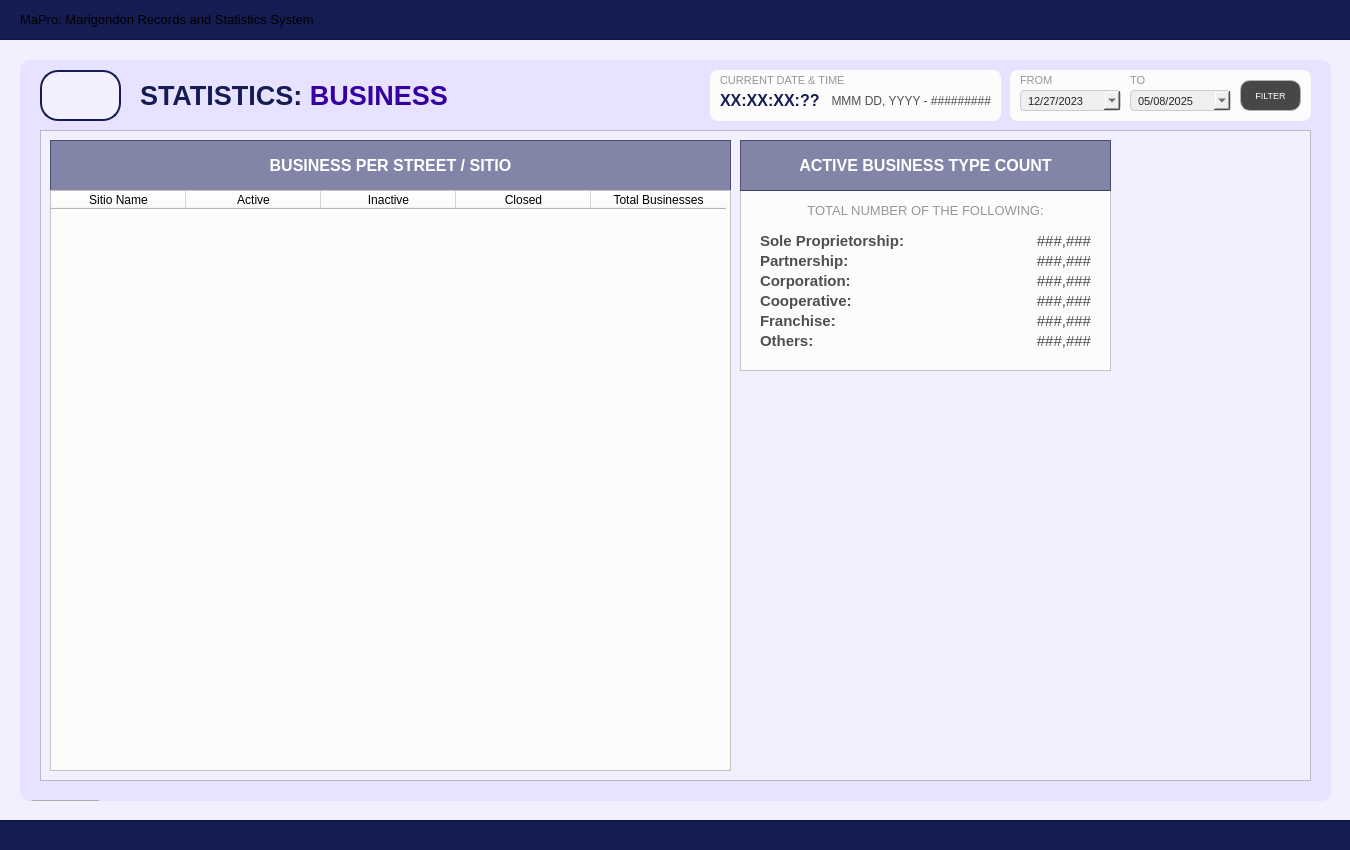
<?xml version="1.0" encoding="UTF-8"?>
<ui version="4.0">
 <class>User_dashboardWidget</class>
 <widget class="QWidget" name="User_dashboardWidget">
  <property name="geometry">
   <rect>
    <x>0</x>
    <y>0</y>
    <width>1350</width>
    <height>850</height>
   </rect>
  </property>
  <property name="sizePolicy">
   <sizepolicy hsizetype="Fixed" vsizetype="Fixed">
    <horstretch>0</horstretch>
    <verstretch>0</verstretch>
   </sizepolicy>
  </property>
  <property name="maximumSize">
   <size>
    <width>1350</width>
    <height>850</height>
   </size>
  </property>
  <property name="windowTitle">
   <string>Form</string>
  </property>
  <property name="styleSheet">
   <string notr="true">#User_dashboardWidget{
	background-color: #f2efff;
}</string>
  </property>
  <widget class="QFrame" name="border_blueLines1">
   <property name="geometry">
    <rect>
     <x>-10</x>
     <y>-1</y>
     <width>1371</width>
     <height>41</height>
    </rect>
   </property>
   <property name="styleSheet">
    <string notr="true">#border_blueLines1{
	background-color: #141c52;
}
</string>
   </property>
   <property name="frameShape">
    <enum>QFrame::Shape::StyledPanel</enum>
   </property>
   <property name="frameShadow">
    <enum>QFrame::Shadow::Raised</enum>
   </property>
   <widget class="QLabel" name="app_title">
    <property name="geometry">
     <rect>
      <x>30</x>
      <y>0</y>
      <width>1301</width>
      <height>41</height>
     </rect>
    </property>
    <property name="font">
     <font>
      <family>Arial</family>
      <pointsize>10</pointsize>
      <bold>false</bold>
     </font>
    </property>
    <property name="styleSheet">
     <string notr="true">#app_title {
	background-color: transparent;
	color: #white;
}
</string>
    </property>
    <property name="text">
     <string>MaPro: Marigondon Records and Statistics System</string>
    </property>
    <property name="alignment">
     <set>Qt::AlignmentFlag::AlignLeading|Qt::AlignmentFlag::AlignLeft|Qt::AlignmentFlag::AlignVCenter</set>
    </property>
   </widget>
  </widget>
  <widget class="QFrame" name="border_blueLines2">
   <property name="geometry">
    <rect>
     <x>-10</x>
     <y>820</y>
     <width>1381</width>
     <height>31</height>
    </rect>
   </property>
   <property name="styleSheet">
    <string notr="true">#border_blueLines2{
	background-color: #141c52;
}
</string>
   </property>
   <property name="frameShape">
    <enum>QFrame::Shape::StyledPanel</enum>
   </property>
   <property name="frameShadow">
    <enum>QFrame::Shadow::Raised</enum>
   </property>
  </widget>
  <widget class="QFrame" name="baseBodyFrame">
   <property name="geometry">
    <rect>
     <x>20</x>
     <y>60</y>
     <width>1311</width>
     <height>741</height>
    </rect>
   </property>
   <property name="styleSheet">
    <string notr="true">#baseBodyFrame {
	background-color: #e7e2ff;
	border: none;
	border-radius: 10px;
}</string>
   </property>
   <property name="frameShape">
    <enum>QFrame::Shape::StyledPanel</enum>
   </property>
   <property name="frameShadow">
    <enum>QFrame::Shadow::Raised</enum>
   </property>
   <widget class="QPushButton" name="logout_buttonLogout_3">
    <property name="geometry">
     <rect>
      <x>10</x>
      <y>740</y>
      <width>71</width>
      <height>31</height>
     </rect>
    </property>
    <property name="font">
     <font>
      <family>Arial</family>
      <pointsize>8</pointsize>
      <bold>true</bold>
     </font>
    </property>
    <property name="cursor">
     <cursorShape>PointingHandCursor</cursorShape>
    </property>
    <property name="styleSheet">
     <string notr="true">#logout_buttonLogout {
    background-color: #bc1c1c;
    color: white;
    border-radius: 5px;
    padding: 10px; /* Optional: Adjusts spacing inside the button */
}
#logout_buttonLogout:hover {
    background-color: #d82020; /* Slightly lighter blue when hovered */
}
#logout_buttonLogout:pressed {
    background-color: #8c1515; /* Darker blue when clicked */
}</string>
    </property>
    <property name="text">
     <string>LOGOUT</string>
    </property>
   </widget>
   <widget class="QLabel" name="title_bodyStatistics">
    <property name="geometry">
     <rect>
      <x>120</x>
      <y>20</y>
      <width>471</width>
      <height>31</height>
     </rect>
    </property>
    <property name="font">
     <font>
      <family>Arial</family>
      <pointsize>20</pointsize>
      <bold>true</bold>
     </font>
    </property>
    <property name="styleSheet">
     <string notr="true">#title_bodyStatistics {
	background-color: transparent;
	color: #141c52;
}
</string>
    </property>
    <property name="text">
     <string>&lt;html&gt;&lt;head/&gt;&lt;body&gt;&lt;p&gt;STATISTICS: &lt;span style=&quot; color:#3600a1;&quot;&gt;BUSINESS&lt;/span&gt;&lt;/p&gt;&lt;/body&gt;&lt;/html&gt;</string>
    </property>
   </widget>
   <widget class="QFrame" name="statistics_frameBody">
    <property name="geometry">
     <rect>
      <x>20</x>
      <y>70</y>
      <width>1271</width>
      <height>651</height>
     </rect>
    </property>
    <property name="styleSheet">
     <string notr="true">#statistics_frameBody{
	background-color: #f2efff;
}</string>
    </property>
    <property name="frameShape">
     <enum>QFrame::Shape::StyledPanel</enum>
    </property>
    <property name="frameShadow">
     <enum>QFrame::Shadow::Raised</enum>
    </property>
    <widget class="QFrame" name="demo_frameOthers">
     <property name="geometry">
      <rect>
       <x>700</x>
       <y>60</y>
       <width>371</width>
       <height>181</height>
      </rect>
     </property>
     <property name="styleSheet">
      <string notr="true">#demo_frameOthers{
	background-color: #fcfcfc;
}</string>
     </property>
     <property name="frameShape">
      <enum>QFrame::Shape::StyledPanel</enum>
     </property>
     <property name="frameShadow">
      <enum>QFrame::Shadow::Raised</enum>
     </property>
     <widget class="QLabel" name="total_Partnership">
      <property name="geometry">
       <rect>
        <x>190</x>
        <y>60</y>
        <width>161</width>
        <height>21</height>
       </rect>
      </property>
      <property name="font">
       <font>
        <family>Arial</family>
        <pointsize>11</pointsize>
        <bold>false</bold>
       </font>
      </property>
      <property name="styleSheet">
       <string notr="true">#total_Partnership {
	background-color: transparent;
	color: #4f4f4f;
}
</string>
      </property>
      <property name="text">
       <string>###,###</string>
      </property>
      <property name="alignment">
       <set>Qt::AlignmentFlag::AlignRight|Qt::AlignmentFlag::AlignTrailing|Qt::AlignmentFlag::AlignVCenter</set>
      </property>
     </widget>
     <widget class="QLabel" name="label_Corp">
      <property name="geometry">
       <rect>
        <x>20</x>
        <y>80</y>
        <width>231</width>
        <height>21</height>
       </rect>
      </property>
      <property name="font">
       <font>
        <family>Arial</family>
        <pointsize>11</pointsize>
        <bold>true</bold>
       </font>
      </property>
      <property name="styleSheet">
       <string notr="true">#label_Corp {
	background-color: transparent;
	color: #4f4f4f;
}
</string>
      </property>
      <property name="text">
       <string>Corporation:</string>
      </property>
      <property name="alignment">
       <set>Qt::AlignmentFlag::AlignLeading|Qt::AlignmentFlag::AlignLeft|Qt::AlignmentFlag::AlignVCenter</set>
      </property>
     </widget>
     <widget class="QLabel" name="total_Sole">
      <property name="geometry">
       <rect>
        <x>190</x>
        <y>40</y>
        <width>161</width>
        <height>21</height>
       </rect>
      </property>
      <property name="font">
       <font>
        <family>Arial</family>
        <pointsize>11</pointsize>
        <bold>false</bold>
       </font>
      </property>
      <property name="styleSheet">
       <string notr="true">#total_Sole {
	background-color: transparent;
	color: #4f4f4f;
}
</string>
      </property>
      <property name="text">
       <string>###,###</string>
      </property>
      <property name="alignment">
       <set>Qt::AlignmentFlag::AlignRight|Qt::AlignmentFlag::AlignTrailing|Qt::AlignmentFlag::AlignVCenter</set>
      </property>
     </widget>
     <widget class="QLabel" name="label_Sole">
      <property name="geometry">
       <rect>
        <x>20</x>
        <y>40</y>
        <width>231</width>
        <height>21</height>
       </rect>
      </property>
      <property name="font">
       <font>
        <family>Arial</family>
        <pointsize>11</pointsize>
        <bold>true</bold>
       </font>
      </property>
      <property name="styleSheet">
       <string notr="true">#label_Sole {
	background-color: transparent;
	color: #4f4f4f;
}
</string>
      </property>
      <property name="text">
       <string>Sole Proprietorship:</string>
      </property>
      <property name="alignment">
       <set>Qt::AlignmentFlag::AlignLeading|Qt::AlignmentFlag::AlignLeft|Qt::AlignmentFlag::AlignVCenter</set>
      </property>
     </widget>
     <widget class="QLabel" name="label_Partnership">
      <property name="geometry">
       <rect>
        <x>20</x>
        <y>60</y>
        <width>231</width>
        <height>21</height>
       </rect>
      </property>
      <property name="font">
       <font>
        <family>Arial</family>
        <pointsize>11</pointsize>
        <bold>true</bold>
       </font>
      </property>
      <property name="styleSheet">
       <string notr="true">#label_Partnership {
	background-color: transparent;
	color: #4f4f4f;
}
</string>
      </property>
      <property name="text">
       <string>Partnership:</string>
      </property>
      <property name="alignment">
       <set>Qt::AlignmentFlag::AlignLeading|Qt::AlignmentFlag::AlignLeft|Qt::AlignmentFlag::AlignVCenter</set>
      </property>
     </widget>
     <widget class="QLabel" name="total_Corp">
      <property name="geometry">
       <rect>
        <x>190</x>
        <y>80</y>
        <width>161</width>
        <height>21</height>
       </rect>
      </property>
      <property name="font">
       <font>
        <family>Arial</family>
        <pointsize>11</pointsize>
        <bold>false</bold>
       </font>
      </property>
      <property name="styleSheet">
       <string notr="true">#total_Corp {
	background-color: transparent;
	color: #4f4f4f;
}
</string>
      </property>
      <property name="text">
       <string>###,###</string>
      </property>
      <property name="alignment">
       <set>Qt::AlignmentFlag::AlignRight|Qt::AlignmentFlag::AlignTrailing|Qt::AlignmentFlag::AlignVCenter</set>
      </property>
     </widget>
     <widget class="QLabel" name="label_desc_edlev_2">
      <property name="geometry">
       <rect>
        <x>0</x>
        <y>10</y>
        <width>371</width>
        <height>20</height>
       </rect>
      </property>
      <property name="font">
       <font>
        <family>Arial</family>
        <pointsize>10</pointsize>
       </font>
      </property>
      <property name="styleSheet">
       <string notr="true">#label_desc_edlev_2{
	color: #969696;
}</string>
      </property>
      <property name="text">
       <string>TOTAL NUMBER OF THE FOLLOWING:</string>
      </property>
      <property name="alignment">
       <set>Qt::AlignmentFlag::AlignCenter</set>
      </property>
     </widget>
     <widget class="QLabel" name="label_Coop">
      <property name="geometry">
       <rect>
        <x>20</x>
        <y>100</y>
        <width>231</width>
        <height>21</height>
       </rect>
      </property>
      <property name="font">
       <font>
        <family>Arial</family>
        <pointsize>11</pointsize>
        <bold>true</bold>
       </font>
      </property>
      <property name="styleSheet">
       <string notr="true">#label_Coop {
	background-color: transparent;
	color: #4f4f4f;
}
</string>
      </property>
      <property name="text">
       <string>Cooperative:</string>
      </property>
      <property name="alignment">
       <set>Qt::AlignmentFlag::AlignLeading|Qt::AlignmentFlag::AlignLeft|Qt::AlignmentFlag::AlignVCenter</set>
      </property>
     </widget>
     <widget class="QLabel" name="total_Coop">
      <property name="geometry">
       <rect>
        <x>190</x>
        <y>100</y>
        <width>161</width>
        <height>21</height>
       </rect>
      </property>
      <property name="font">
       <font>
        <family>Arial</family>
        <pointsize>11</pointsize>
        <bold>false</bold>
       </font>
      </property>
      <property name="styleSheet">
       <string notr="true">#total_Coop {
	background-color: transparent;
	color: #4f4f4f;
}
</string>
      </property>
      <property name="text">
       <string>###,###</string>
      </property>
      <property name="alignment">
       <set>Qt::AlignmentFlag::AlignRight|Qt::AlignmentFlag::AlignTrailing|Qt::AlignmentFlag::AlignVCenter</set>
      </property>
     </widget>
     <widget class="QLabel" name="label_Others">
      <property name="geometry">
       <rect>
        <x>20</x>
        <y>140</y>
        <width>231</width>
        <height>21</height>
       </rect>
      </property>
      <property name="font">
       <font>
        <family>Arial</family>
        <pointsize>11</pointsize>
        <bold>true</bold>
       </font>
      </property>
      <property name="styleSheet">
       <string notr="true">#label_Others {
	background-color: transparent;
	color: #4f4f4f;
}
</string>
      </property>
      <property name="text">
       <string>Others:</string>
      </property>
      <property name="alignment">
       <set>Qt::AlignmentFlag::AlignLeading|Qt::AlignmentFlag::AlignLeft|Qt::AlignmentFlag::AlignVCenter</set>
      </property>
     </widget>
     <widget class="QLabel" name="label_Franchise">
      <property name="geometry">
       <rect>
        <x>20</x>
        <y>120</y>
        <width>231</width>
        <height>21</height>
       </rect>
      </property>
      <property name="font">
       <font>
        <family>Arial</family>
        <pointsize>11</pointsize>
        <bold>true</bold>
       </font>
      </property>
      <property name="styleSheet">
       <string notr="true">#label_Franchise {
	background-color: transparent;
	color: #4f4f4f;
}
</string>
      </property>
      <property name="text">
       <string>Franchise:</string>
      </property>
      <property name="alignment">
       <set>Qt::AlignmentFlag::AlignLeading|Qt::AlignmentFlag::AlignLeft|Qt::AlignmentFlag::AlignVCenter</set>
      </property>
     </widget>
     <widget class="QLabel" name="total_Franchise">
      <property name="geometry">
       <rect>
        <x>190</x>
        <y>120</y>
        <width>161</width>
        <height>21</height>
       </rect>
      </property>
      <property name="font">
       <font>
        <family>Arial</family>
        <pointsize>11</pointsize>
        <bold>false</bold>
       </font>
      </property>
      <property name="styleSheet">
       <string notr="true">#total_Franchise {
	background-color: transparent;
	color: #4f4f4f;
}
</string>
      </property>
      <property name="text">
       <string>###,###</string>
      </property>
      <property name="alignment">
       <set>Qt::AlignmentFlag::AlignRight|Qt::AlignmentFlag::AlignTrailing|Qt::AlignmentFlag::AlignVCenter</set>
      </property>
     </widget>
     <widget class="QLabel" name="total_Others">
      <property name="geometry">
       <rect>
        <x>190</x>
        <y>140</y>
        <width>161</width>
        <height>21</height>
       </rect>
      </property>
      <property name="font">
       <font>
        <family>Arial</family>
        <pointsize>11</pointsize>
        <bold>false</bold>
       </font>
      </property>
      <property name="styleSheet">
       <string notr="true">#total_Others {
	background-color: transparent;
	color: #4f4f4f;
}
</string>
      </property>
      <property name="text">
       <string>###,###</string>
      </property>
      <property name="alignment">
       <set>Qt::AlignmentFlag::AlignRight|Qt::AlignmentFlag::AlignTrailing|Qt::AlignmentFlag::AlignVCenter</set>
      </property>
     </widget>
    </widget>
    <widget class="QFrame" name="table_titleFrameStatistics3_2">
     <property name="geometry">
      <rect>
       <x>700</x>
       <y>10</y>
       <width>371</width>
       <height>51</height>
      </rect>
     </property>
     <property name="styleSheet">
      <string notr="true">#table_titleFrameStatistics3_2{
	background-color: rgba(20, 28, 82, 128)
}
</string>
     </property>
     <property name="frameShape">
      <enum>QFrame::Shape::StyledPanel</enum>
     </property>
     <property name="frameShadow">
      <enum>QFrame::Shadow::Raised</enum>
     </property>
     <widget class="QLabel" name="statistics_labelNote_5">
      <property name="geometry">
       <rect>
        <x>0</x>
        <y>0</y>
        <width>371</width>
        <height>51</height>
       </rect>
      </property>
      <property name="font">
       <font>
        <family>Arial</family>
        <pointsize>12</pointsize>
        <bold>true</bold>
       </font>
      </property>
      <property name="styleSheet">
       <string notr="true">#statistics_labelNote_5 {
	background-color: transparent;
	color: #FFFFFF;
}
</string>
      </property>
      <property name="text">
       <string>ACTIVE BUSINESS TYPE COUNT</string>
      </property>
      <property name="alignment">
       <set>Qt::AlignmentFlag::AlignCenter</set>
      </property>
     </widget>
    </widget>
    <widget class="QFrame" name="table_titleFrameStatistics">
     <property name="geometry">
      <rect>
       <x>10</x>
       <y>10</y>
       <width>681</width>
       <height>51</height>
      </rect>
     </property>
     <property name="styleSheet">
      <string notr="true">#table_titleFrameStatistics{
	background-color: rgba(20, 28, 82, 128)
}
</string>
     </property>
     <property name="frameShape">
      <enum>QFrame::Shape::StyledPanel</enum>
     </property>
     <property name="frameShadow">
      <enum>QFrame::Shadow::Raised</enum>
     </property>
     <widget class="QLabel" name="statistics_labelNote">
      <property name="geometry">
       <rect>
        <x>0</x>
        <y>0</y>
        <width>681</width>
        <height>51</height>
       </rect>
      </property>
      <property name="font">
       <font>
        <family>Arial</family>
        <pointsize>12</pointsize>
        <bold>true</bold>
       </font>
      </property>
      <property name="styleSheet">
       <string notr="true">#statistics_labelNote {
	background-color: transparent;
	color: #FFFFFF;
}
</string>
      </property>
      <property name="text">
       <string>BUSINESS PER STREET / SITIO</string>
      </property>
      <property name="alignment">
       <set>Qt::AlignmentFlag::AlignCenter</set>
      </property>
     </widget>
    </widget>
    <widget class="QTableWidget" name="business_table_stat_per_street">
     <property name="geometry">
      <rect>
       <x>10</x>
       <y>60</y>
       <width>681</width>
       <height>581</height>
      </rect>
     </property>
     <property name="focusPolicy">
      <enum>Qt::FocusPolicy::NoFocus</enum>
     </property>
     <property name="styleSheet">
      <string notr="true">
	background-color: #fcfcfc;
color: 4f4f4f</string>
     </property>
     <property name="editTriggers">
      <set>QAbstractItemView::EditTrigger::NoEditTriggers</set>
     </property>
     <attribute name="horizontalHeaderDefaultSectionSize">
      <number>135</number>
     </attribute>
     <attribute name="verticalHeaderVisible">
      <bool>false</bool>
     </attribute>
     <column>
      <property name="text">
       <string>Sitio Name</string>
      </property>
      <property name="font">
       <font>
        <family>Arial</family>
       </font>
      </property>
      <property name="background">
       <color>
        <red>59</red>
        <green>57</green>
        <blue>100</blue>
       </color>
      </property>
     </column>
     <column>
      <property name="text">
       <string>Active</string>
      </property>
      <property name="font">
       <font>
        <family>Arial</family>
       </font>
      </property>
      <property name="background">
       <color>
        <red>59</red>
        <green>57</green>
        <blue>100</blue>
       </color>
      </property>
     </column>
     <column>
      <property name="text">
       <string>Inactive</string>
      </property>
      <property name="font">
       <font>
        <family>Arial</family>
       </font>
      </property>
      <property name="background">
       <color>
        <red>59</red>
        <green>57</green>
        <blue>100</blue>
       </color>
      </property>
     </column>
     <column>
      <property name="text">
       <string>Closed</string>
      </property>
      <property name="font">
       <font>
        <family>Arial</family>
       </font>
      </property>
      <property name="background">
       <color>
        <red>59</red>
        <green>57</green>
        <blue>100</blue>
       </color>
      </property>
     </column>
     <column>
      <property name="text">
       <string>Total Businesses</string>
      </property>
      <property name="font">
       <font>
        <family>Arial</family>
       </font>
      </property>
      <property name="background">
       <color>
        <red>59</red>
        <green>57</green>
        <blue>100</blue>
       </color>
      </property>
     </column>
    </widget>
   </widget>
   <widget class="QToolButton" name="btn_returnToStatisticsPage">
    <property name="geometry">
     <rect>
      <x>20</x>
      <y>10</y>
      <width>81</width>
      <height>51</height>
     </rect>
    </property>
    <property name="styleSheet">
     <string notr="true">#btn_returnToStatisticsPage {
    background-color: #f2efff;
    color: #141c52;
	border: 2px solid #141c52; 
	border-radius: 18px;
	text-align: left;
    padding: 10px; /* Optional: Adjusts spacing inside the button */
}
#btn_returnToStatisticsPage:hover {
    background-color: #fdfdff; /* Slightly lighter blue when hovered */
}
#btn_returnToStatisticsPage:pressed {
    background-color: #e7e5f4; /* Darker blue when clicked */
}

</string>
    </property>
    <property name="text">
     <string/>
    </property>
    <property name="icon">
     <iconset>
      <normaloff>../../../Assets/FuncIcons/img_return.png</normaloff>../../../Assets/FuncIcons/img_return.png</iconset>
    </property>
    <property name="iconSize">
     <size>
      <width>25</width>
      <height>25</height>
     </size>
    </property>
   </widget>
   <widget class="QFrame" name="demo_frameOthers_3">
    <property name="geometry">
     <rect>
      <x>990</x>
      <y>10</y>
      <width>301</width>
      <height>51</height>
     </rect>
    </property>
    <property name="styleSheet">
     <string notr="true">#demo_frameOthers_3 {
  background-color: #fcfcfc;
  border-radius: 8px; /* Adjust the pixel value to control the roundness */
}</string>
    </property>
    <property name="frameShape">
     <enum>QFrame::Shape::StyledPanel</enum>
    </property>
    <property name="frameShadow">
     <enum>QFrame::Shadow::Raised</enum>
    </property>
    <widget class="QLabel" name="label_total_indppl_2">
     <property name="geometry">
      <rect>
       <x>20</x>
       <y>100</y>
       <width>231</width>
       <height>21</height>
      </rect>
     </property>
     <property name="font">
      <font>
       <family>Arial</family>
       <pointsize>11</pointsize>
       <bold>true</bold>
      </font>
     </property>
     <property name="styleSheet">
      <string notr="true">#label_total_indppl {
	background-color: transparent;
	color: #4f4f4f;
}
</string>
     </property>
     <property name="text">
      <string/>
     </property>
     <property name="alignment">
      <set>Qt::AlignmentFlag::AlignLeading|Qt::AlignmentFlag::AlignLeft|Qt::AlignmentFlag::AlignVCenter</set>
     </property>
    </widget>
    <widget class="QPushButton" name="filter_stat_date_button">
     <property name="geometry">
      <rect>
       <x>230</x>
       <y>10</y>
       <width>61</width>
       <height>31</height>
      </rect>
     </property>
     <property name="font">
      <font>
       <family>Arial</family>
       <pointsize>7</pointsize>
      </font>
     </property>
     <property name="cursor">
      <cursorShape>PointingHandCursor</cursorShape>
     </property>
     <property name="focusPolicy">
      <enum>Qt::FocusPolicy::NoFocus</enum>
     </property>
     <property name="styleSheet">
      <string notr="true">#filter_stat_date_button {

background-color: #474747;

color: white;

border: 1px solid #b5b5b5;

border-radius: 10px;

padding: 10px;

}



#filter_stat_date_button:hover {

background-color: #636363;

color: white;

}



#filter_stat_date_button:pressed {

background-color: #bfbfbf;

color: white;

}</string>
     </property>
     <property name="text">
      <string>FILTER</string>
     </property>
     <property name="icon">
      <iconset>
       <normaloff>../../../Assets/FuncIcons/icon_filter.svg</normaloff>../../../Assets/FuncIcons/icon_filter.svg</iconset>
     </property>
     <property name="iconSize">
      <size>
       <width>18</width>
       <height>18</height>
      </size>
     </property>
    </widget>
    <widget class="QDateEdit" name="filter_date_min">
     <property name="geometry">
      <rect>
       <x>10</x>
       <y>20</y>
       <width>101</width>
       <height>21</height>
      </rect>
     </property>
     <property name="font">
      <font>
       <family>Arial</family>
       <pointsize>8</pointsize>
      </font>
     </property>
     <property name="styleSheet">
      <string notr="true">#filter_date_min {
    background-color: rgb(239, 239, 239);
    color: #242424;
    border: 1px solid #ccc;
    padding: 5px;
    border-radius: 4px;
    font-size: 0.8em; /* Example: 80% of the parent's font size */
}</string>
     </property>
     <property name="dateTime">
      <datetime>
       <hour>0</hour>
       <minute>0</minute>
       <second>0</second>
       <year>2023</year>
       <month>12</month>
       <day>27</day>
      </datetime>
     </property>
     <property name="displayFormat">
      <string>MM/dd/yyyy</string>
     </property>
     <property name="calendarPopup">
      <bool>true</bool>
     </property>
     <property name="currentSectionIndex">
      <number>0</number>
     </property>
     <property name="timeSpec">
      <enum>Qt::TimeSpec::UTC</enum>
     </property>
    </widget>
    <widget class="QDateEdit" name="filter_date_max">
     <property name="geometry">
      <rect>
       <x>120</x>
       <y>20</y>
       <width>101</width>
       <height>21</height>
      </rect>
     </property>
     <property name="font">
      <font>
       <family>Arial</family>
       <pointsize>8</pointsize>
      </font>
     </property>
     <property name="styleSheet">
      <string notr="true">#filter_date_max {
    background-color: rgb(239, 239, 239);
    color: #242424;
    border: 1px solid #ccc;
    padding: 5px;
    border-radius: 4px;
    font-size: 0.8em; /* Example: 80% of the parent's font size */
}</string>
     </property>
     <property name="dateTime">
      <datetime>
       <hour>0</hour>
       <minute>0</minute>
       <second>0</second>
       <year>2025</year>
       <month>5</month>
       <day>8</day>
      </datetime>
     </property>
     <property name="displayFormat">
      <string>MM/dd/yyyy</string>
     </property>
     <property name="calendarPopup">
      <bool>true</bool>
     </property>
     <property name="currentSectionIndex">
      <number>0</number>
     </property>
     <property name="timeSpec">
      <enum>Qt::TimeSpec::UTC</enum>
     </property>
    </widget>
    <widget class="QLabel" name="label_from">
     <property name="geometry">
      <rect>
       <x>10</x>
       <y>1</y>
       <width>101</width>
       <height>20</height>
      </rect>
     </property>
     <property name="font">
      <font>
       <family>Arial</family>
       <pointsize>8</pointsize>
      </font>
     </property>
     <property name="styleSheet">
      <string notr="true">#label_from{
	color: #969696;
}</string>
     </property>
     <property name="text">
      <string>&lt;html&gt;&lt;head/&gt;&lt;body&gt;&lt;p&gt;FROM&lt;/p&gt;&lt;/body&gt;&lt;/html&gt;</string>
     </property>
     <property name="alignment">
      <set>Qt::AlignmentFlag::AlignLeading|Qt::AlignmentFlag::AlignLeft|Qt::AlignmentFlag::AlignVCenter</set>
     </property>
    </widget>
    <widget class="QLabel" name="label_to">
     <property name="geometry">
      <rect>
       <x>120</x>
       <y>1</y>
       <width>101</width>
       <height>20</height>
      </rect>
     </property>
     <property name="font">
      <font>
       <family>Arial</family>
       <pointsize>8</pointsize>
      </font>
     </property>
     <property name="styleSheet">
      <string notr="true">#label_to{
	color: #969696;
}</string>
     </property>
     <property name="text">
      <string>&lt;html&gt;&lt;head/&gt;&lt;body&gt;&lt;p&gt;TO&lt;/p&gt;&lt;/body&gt;&lt;/html&gt;</string>
     </property>
     <property name="alignment">
      <set>Qt::AlignmentFlag::AlignLeading|Qt::AlignmentFlag::AlignLeft|Qt::AlignmentFlag::AlignVCenter</set>
     </property>
    </widget>
   </widget>
   <widget class="QFrame" name="demo_frameDateTime">
    <property name="geometry">
     <rect>
      <x>690</x>
      <y>10</y>
      <width>291</width>
      <height>51</height>
     </rect>
    </property>
    <property name="styleSheet">
     <string notr="true">#demo_frameDateTime {
  background-color: #fcfcfc;
  border-radius: 8px; /* Adjust the pixel value to control the roundness */
}</string>
    </property>
    <property name="frameShape">
     <enum>QFrame::Shape::StyledPanel</enum>
    </property>
    <property name="frameShadow">
     <enum>QFrame::Shadow::Raised</enum>
    </property>
    <widget class="QLabel" name="label_total_indppl_3">
     <property name="geometry">
      <rect>
       <x>20</x>
       <y>100</y>
       <width>231</width>
       <height>21</height>
      </rect>
     </property>
     <property name="font">
      <font>
       <family>Arial</family>
       <pointsize>11</pointsize>
       <bold>true</bold>
      </font>
     </property>
     <property name="styleSheet">
      <string notr="true">#label_total_indppl {
	background-color: transparent;
	color: #4f4f4f;
}
</string>
     </property>
     <property name="text">
      <string/>
     </property>
     <property name="alignment">
      <set>Qt::AlignmentFlag::AlignLeading|Qt::AlignmentFlag::AlignLeft|Qt::AlignmentFlag::AlignVCenter</set>
     </property>
    </widget>
    <widget class="QLabel" name="label_datetime">
     <property name="geometry">
      <rect>
       <x>10</x>
       <y>1</y>
       <width>161</width>
       <height>20</height>
      </rect>
     </property>
     <property name="font">
      <font>
       <family>Arial</family>
       <pointsize>8</pointsize>
      </font>
     </property>
     <property name="styleSheet">
      <string notr="true">#label_datetime{
	color: #969696;
}</string>
     </property>
     <property name="text">
      <string>&lt;html&gt;&lt;head/&gt;&lt;body&gt;&lt;p&gt;CURRENT DATE &amp;amp; TIME&lt;/p&gt;&lt;/body&gt;&lt;/html&gt;</string>
     </property>
     <property name="alignment">
      <set>Qt::AlignmentFlag::AlignLeading|Qt::AlignmentFlag::AlignLeft|Qt::AlignmentFlag::AlignVCenter</set>
     </property>
    </widget>
    <widget class="QLabel" name="text_time">
     <property name="geometry">
      <rect>
       <x>10</x>
       <y>20</y>
       <width>111</width>
       <height>21</height>
      </rect>
     </property>
     <property name="font">
      <font>
       <family>Arial</family>
       <pointsize>12</pointsize>
       <bold>true</bold>
      </font>
     </property>
     <property name="styleSheet">
      <string notr="true">#text_time {
	background-color: transparent;
	color: #141c52;
}
</string>
     </property>
     <property name="text">
      <string>XX:XX:XX:??</string>
     </property>
     <property name="alignment">
      <set>Qt::AlignmentFlag::AlignLeading|Qt::AlignmentFlag::AlignLeft|Qt::AlignmentFlag::AlignVCenter</set>
     </property>
    </widget>
    <widget class="QLabel" name="text_date">
     <property name="geometry">
      <rect>
       <x>120</x>
       <y>20</y>
       <width>161</width>
       <height>21</height>
      </rect>
     </property>
     <property name="font">
      <font>
       <family>Arial</family>
       <pointsize>9</pointsize>
       <bold>false</bold>
      </font>
     </property>
     <property name="styleSheet">
      <string notr="true">#text_date {
	background-color: transparent;
	color: #4f4f4f;
}
</string>
     </property>
     <property name="text">
      <string>MMM DD, YYYY - #########</string>
     </property>
     <property name="alignment">
      <set>Qt::AlignmentFlag::AlignRight|Qt::AlignmentFlag::AlignTrailing|Qt::AlignmentFlag::AlignVCenter</set>
     </property>
    </widget>
   </widget>
  </widget>
 </widget>
 <resources/>
 <connections/>
</ui>
